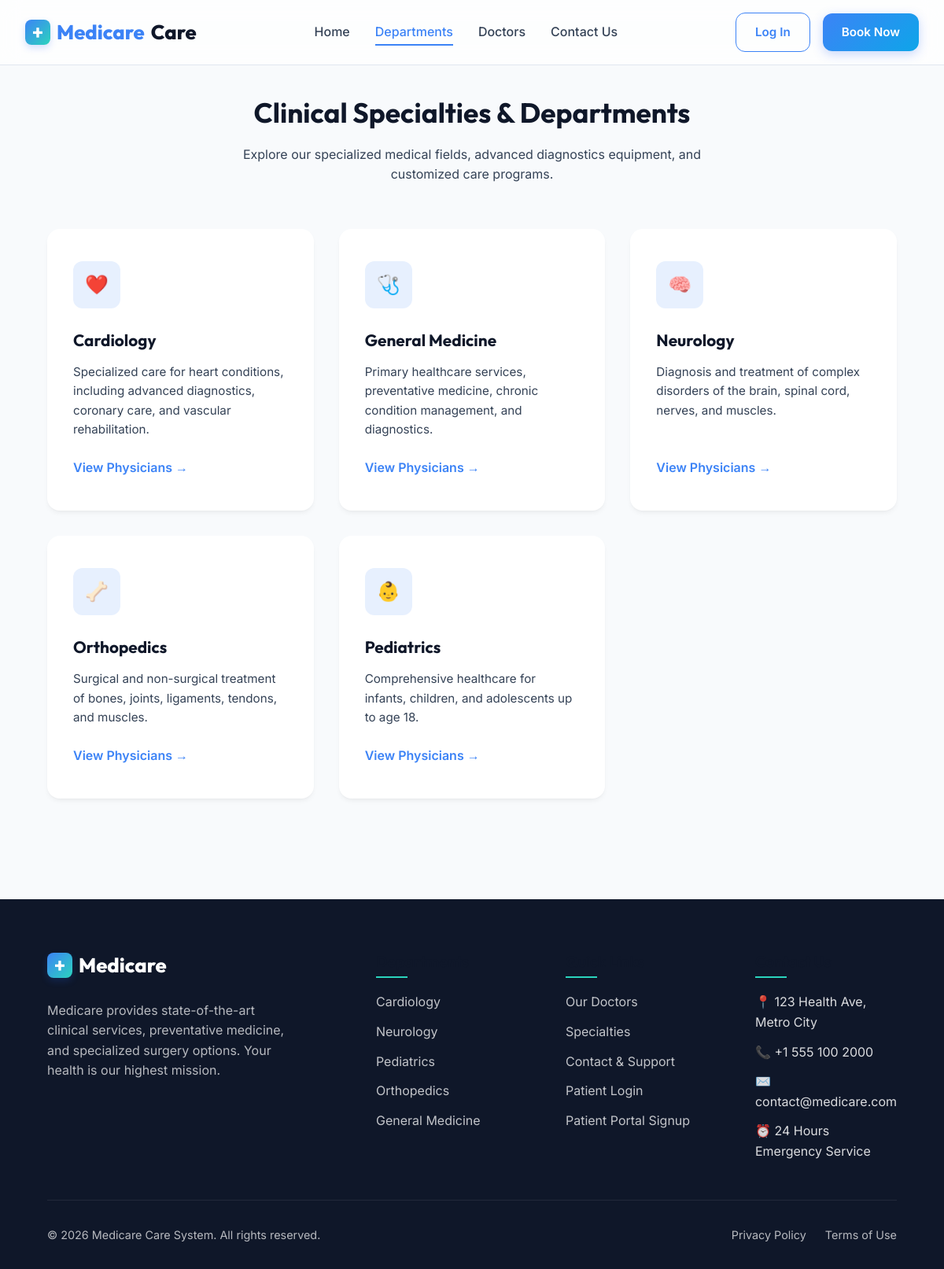
The page /pages/departments.php on the database its author committed.
### tables this page shows
CREATE TABLE departments (
    id INT AUTO_INCREMENT PRIMARY KEY,
    name VARCHAR(100) NOT NULL UNIQUE,
    description TEXT,
    icon VARCHAR(50) NOT NULL,
    created_at TIMESTAMP DEFAULT CURRENT_TIMESTAMP
);

### pages/departments.php (the view, shortened to what this page needs)
<?php
require_once '../includes/header.php';
require_once '../includes/db.php';
$departments = [];
try {
    $departments = $pdo->query("SELECT * FROM departments ORDER BY name ASC")->fetchAll();
} catch (PDOException $e) {
}
?>
<div class="fade-in">
    <div class="section-title">
        <h2>Clinical Specialties & Departments</h2>
        <p>Explore our specialized medical fields, advanced diagnostics equipment, and customized care programs.</p>
    </div>
    <div class="departments-grid">
        <?php if (count($departments) === 0): ?>
            <div style="grid-column: 1 / -1; text-align:center; padding:3rem; background:white; border-radius:var(--radius-lg);">
                <h3>No Clinical Departments Registered</h3>
            </div>
        <?php else: ?>
            <?php foreach ($departments as $dept): ?>
                <?php
                $icon = '🏥';
                $name_lower = strtolower($dept['name']);
                if (strpos($name_lower, 'cardio') !== false) $icon = '❤️';
                elseif (strpos($name_lower, 'neuro') !== false) $icon = '🧠';
                elseif (strpos($name_lower, 'pediatr') !== false) $icon = '👶';
                elseif (strpos($name_lower, 'ortho') !== false) $icon = '🦴';
                elseif (strpos($name_lower, 'general') !== false || strpos($name_lower, 'med') !== false) $icon = '🩺';
                ?>
                <div class="dept-card">
                    <div class="dept-icon-box"><?php echo $icon; ?></div>
                    <h3><?php echo htmlspecialchars($dept['name']); ?></h3>
                    <p><?php echo htmlspecialchars($dept['description'] ?? 'Comprehensive care options using state-of-the-art diagnostic and nursing systems.'); ?></p>
                    <a href="doctors.php?department_id=<?php echo $dept['id']; ?>" class="btn-link">View Physicians &rarr;</a>
                </div>
            <?php endforeach; ?>
        <?php endif; ?>
    </div>
</div>
<?php require_once '../includes/footer.php'; ?>

### includes/header.php (shortened to what this page needs)
<?php
$path_prefix = (strpos($_SERVER['SCRIPT_NAME'], '/pages/') !== false) ? '../' : '';
$is_logged_in = isset($_SESSION['user_id']);
$user_role = $_SESSION['role'] ?? '';
$user_name = $_SESSION['first_name'] ?? '';
?>
<!DOCTYPE html>
<html lang="en">
<head>
    <link rel="stylesheet" href="<?php echo $path_prefix; ?>css/style.css">
    <link rel="stylesheet" href="<?php echo $path_prefix; ?>css/toast.css">
</head>
<body data-user-role="<?php echo htmlspecialchars($user_role); ?>">
    <div class="layout-container">
        <header class="app-header">
            <div class="header-container">
                <div class="logo">
                    <a href="<?php echo $path_prefix; ?>index.php">
                        <div class="logo-icon">+</div>
                        Medicare<span>Care</span>
                    </a>
                </div>
                <ul class="nav-links">
                    <li><a href="<?php echo $path_prefix; ?>index.php" class="nav-item">Home</a></li>
                    <li><a href="<?php echo $path_prefix; ?>pages/departments.php" class="nav-item">Departments</a></li>
                    <li><a href="<?php echo $path_prefix; ?>pages/doctors.php" class="nav-item">Doctors</a></li>
                    <li><a href="<?php echo $path_prefix; ?>pages/contact.php" class="nav-item">Contact Us</a></li>
                </ul>
                <div class="nav-actions">
                    <?php if ($is_logged_in): ?>
                        <span style="font-size:0.9rem; font-weight:600; color:var(--dark);">Hello, <?php echo htmlspecialchars($user_name); ?></span>
                        <?php
                        $portal_name = 'My Portal';
                        $portal_url = 'patient_dashboard.php';
                        if ($user_role === 'admin') {
                            $portal_name = 'Admin Portal';
                            $portal_url = 'admin_dashboard.php';
                        } elseif ($user_role === 'doctor') {
                            $portal_name = 'Doctor Portal';
                            $portal_url = 'doctor_dashboard.php';
                        } elseif ($user_role === 'nurse') {
                            $portal_name = 'Nurse Portal';
                            $portal_url = 'nurse_dashboard.php';
                        }
                        ?>
                        <a href="<?php echo $path_prefix; ?>pages/<?php echo $portal_url; ?>" class="btn btn-secondary"><?php echo $portal_name; ?></a>
                        <button class="btn btn-outline" onclick="logoutUser()">Log Out</button>
                    <?php else: ?>
                        <a href="<?php echo $path_prefix; ?>pages/login.php" class="btn btn-outline">Log In</a>
                        <a href="<?php echo $path_prefix; ?>pages/register.php" class="btn btn-primary">Book Now</a>
                    <?php endif; ?>
                </div>
            </div>
        </header>
        <main class="main-content <?php echo isset($main_class) ? $main_class : ''; ?>">

### includes/footer.php (shortened to what this page needs)
<?php
$path_prefix = (strpos($_SERVER['SCRIPT_NAME'], '/pages/') !== false) ? '../' : '';
?>
        </main>
        <footer class="app-footer">
            <div class="footer-container">
                <div class="footer-info">
                    <div class="logo" style="margin-bottom:1.5rem;">
                        <a href="<?php echo $path_prefix; ?>index.php" style="color:white;">
                            <div class="logo-icon">+</div>
                            Medicare
                        </a>
                    </div>
                    <p>Medicare provides state-of-the-art clinical services, preventative medicine, and specialized surgery options. Your health is our highest mission.</p>
                </div>
                <div class="footer-links">
                    <h4>Departments</h4>
                    <ul>
                        <li><a href="<?php echo $path_prefix; ?>pages/doctors.php?department_id=1">Cardiology</a></li>
                        <li><a href="<?php echo $path_prefix; ?>pages/doctors.php?department_id=2">Neurology</a></li>
                        <li><a href="<?php echo $path_prefix; ?>pages/doctors.php?department_id=3">Pediatrics</a></li>
                        <li><a href="<?php echo $path_prefix; ?>pages/doctors.php?department_id=4">Orthopedics</a></li>
                        <li><a href="<?php echo $path_prefix; ?>pages/doctors.php?department_id=5">General Medicine</a></li>
                    </ul>
                </div>
                <div class="footer-links">
                    <h4>Quick Links</h4>
                    <ul>
                        <li><a href="<?php echo $path_prefix; ?>pages/doctors.php">Our Doctors</a></li>
                        <li><a href="<?php echo $path_prefix; ?>pages/departments.php">Specialties</a></li>
                        <li><a href="<?php echo $path_prefix; ?>pages/contact.php">Contact & Support</a></li>
                        <li><a href="<?php echo $path_prefix; ?>pages/login.php">Patient Login</a></li>
                        <li><a href="<?php echo $path_prefix; ?>pages/register.php">Patient Portal Signup</a></li>
                    </ul>
                </div>
                <div class="footer-links">
                    <h4>Contact Us</h4>
                    <ul style="opacity: 0.85;">
                        <li>📍 123 Health Ave, Metro City</li>
                        <li>📞 +1 555 100 2000</li>
                        <li>✉️ contact@medicare.com</li>
                        <li>⏰ 24 Hours Emergency Service</li>
                    </ul>
                </div>
            </div>
            <div class="footer-bottom">
                <p>&copy; <?php echo date('Y'); ?> Medicare Care System. All rights reserved.</p>
                <div style="display:flex; gap:1.5rem;">
                    <a href="#">Privacy Policy</a>
                    <a href="#">Terms of Use</a>
                </div>
            </div>
        </footer>
    </div>
</body>
</html>

### rows shown on the page
departments: name "❤️", name "Cardiology", description "Specialized care for heart conditions, including advanced diagnostics, coronary care, and vascular rehabilitation."
departments: name "🩺", name "General Medicine", description "Primary healthcare services, preventative medicine, chronic condition management, and diagnostics."
departments: name "🧠", name "Neurology", description "Diagnosis and treatment of complex disorders of the brain, spinal cord, nerves, and muscles."
departments: name "🦴", name "Orthopedics", description "Surgical and non-surgical treatment of bones, joints, ligaments, tendons, and muscles."
departments: name "👶", name "Pediatrics", description "Comprehensive healthcare for infants, children, and adolescents up to age 18."
